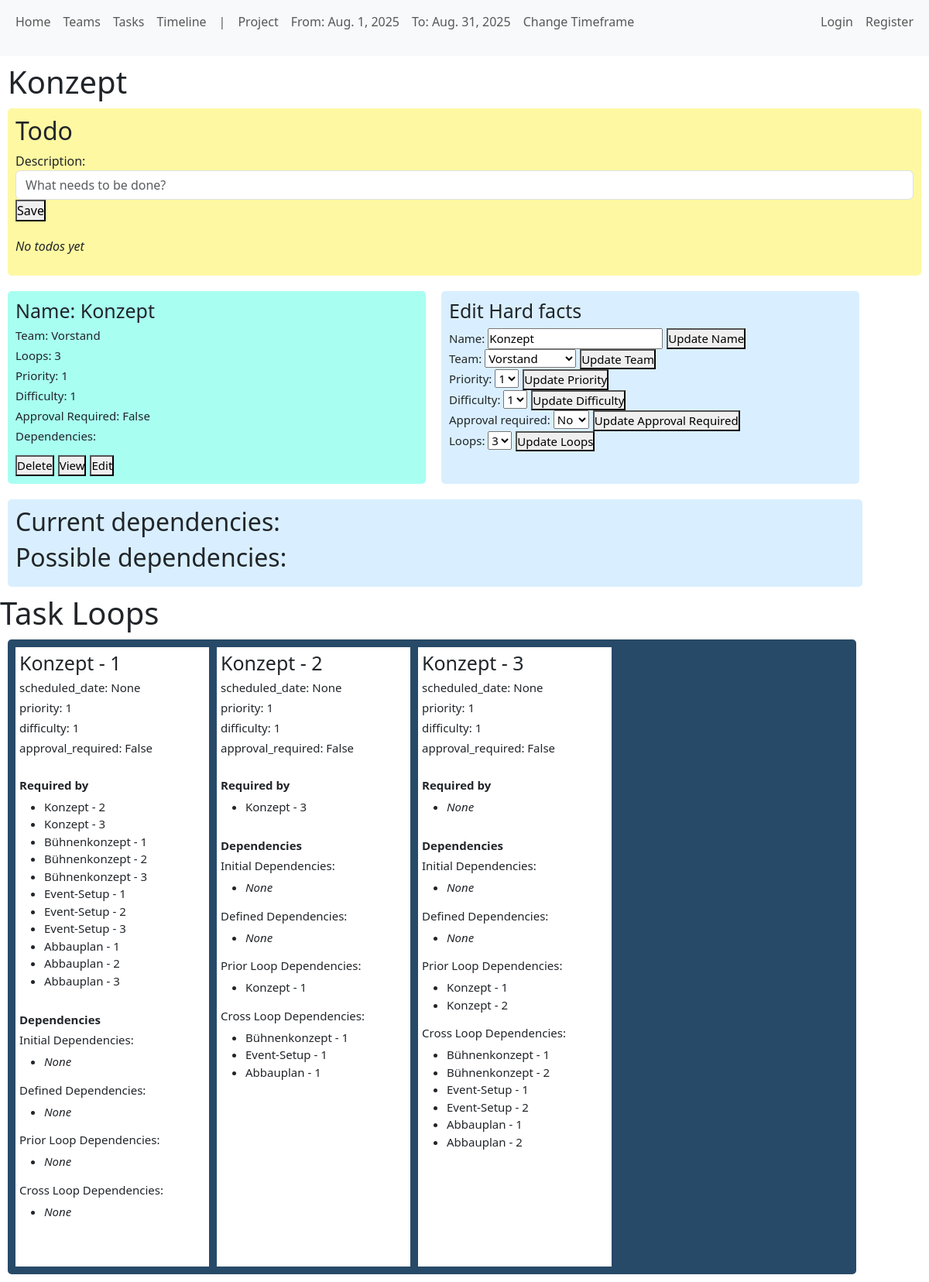
The app's page /distributor/edit_task_page/2/ with its own data.
### distributor/models.py (models this page shows)
class Project(models.Model):
    start_date = models.DateField()
    end_date = models.DateField()
    order_counter = models.IntegerField(default=0)

class Task(models.Model):
    name = models.CharField(max_length=100)
    team = models.ForeignKey(Team, on_delete=models.SET_NULL, null=True, blank=True)
    loops = models.IntegerField(default=0)
    priority = models.IntegerField(default=0)
    difficulty = models.IntegerField(default=0)
    approval_required = models.BooleanField(default=False)
    initial_dependencies = models.ManyToManyField("self",
                                                  symmetrical=False,
                                                  blank=True,
                                                  related_name="required_by")
    def __str__(self):
        return self.name

class TaskLoop(models.Model):
    task = models.ForeignKey(Task, on_delete=models.CASCADE)
    loop_index = models.IntegerField(default=1)
    scheduled_date = models.DateField(null=True, blank=True)
    priority = models.IntegerField(default=0)
    difficulty = models.IntegerField(default=0)
    approval_required = models.BooleanField(default=False)
    order_number = models.IntegerField(null=True, blank=True)
    is_scheduled = models.BooleanField(default=False)
    magnitude = models.FloatField(default=0)
    def __str__(self):
        return f"{self.task} - {self.loop_index}"

### users/models.py (models this page shows)
class Team(models.Model):
    name = models.CharField(max_length=100)
    color = models.CharField(max_length=7, default="#FFFFFF")
    schedule_flag = models.BooleanField(default=False)
    def __str__(self):
        return self.name

### distributor/views.py (the view)
# urls.py: path('edit_task_page/<int:id>/', views.edit_task_page, name='edit_task_page'),
def edit_task_page(request, id):
    task = Task.objects.get(pk=id)
    task_name_update_form = TaskNameUpdateForm(instance=task)
    task_team_update_form = TaskTeamUpdateForm(instance=task)
    task_loop_update_form = TaskLoopUpdateForm(instance=task)
    task_priorty_update_form = TaskPriorityUpdateForm(instance=task)
    task_difficulty_update_form = TaskDifficultyUpdateForm(instance=task)
    task_approval_required_update_form = TaskApprovalRequiredUpdateForm(instance=task)
    todo_form = TodoCreateForm()
    todo_done_form = TodoDoneForm()
    context = {
        'task': task,
        'task_name_update_form': task_name_update_form,
        'task_team_update_form': task_team_update_form,
        'task_loop_update_form': task_loop_update_form,
        'task_priorty_update_form': task_priorty_update_form,
        'task_difficulty_update_form': task_difficulty_update_form,
        'task_approval_required_update_form': task_approval_required_update_form,
        'todo_form': todo_form,
        'todo_done_form': todo_done_form,
    }
    return render(request, 'distributor/edit_task_page.html', context)

### distributor/forms.py
class ProjectTimeframeForm(forms.ModelForm):
    class Meta:
        model = Project
        fields = ["start_date", "end_date"]
        widgets = {
            'start_date': forms.DateInput(attrs={'id': 'start_date_input_project', 'placeholder': 'Start Date', 'type': 'date'}),
            'end_date': forms.DateInput(attrs={'id': 'end_date_input_project', 'placeholder': 'End Date', 'type': 'date'})
        }

class TaskNameUpdateForm(forms.ModelForm):
    class Meta:
        model = Task
        fields = ["name"]
        widgets = {
            'name': forms.TextInput(attrs={'id': 'name_input_task', 'placeholder': 'Task Name'}),
        }

### distributor/context_processors.py (called while the page is built)
def global_project_timeframe_form(request):
    return {
        "global_project_timeframe_form": ProjectTimeframeForm(),
    }

def global_project_timeframe(request):
    project_time_frame = Project.objects.first()
    if project_time_frame:
        return {
            "global_project_timeframe": project_time_frame,
        }
    else:
        return {
            "global_project_timeframe": 'No values picked yet',
        }

### distributor/templatetags/custom_tags.py (called while the page is built)
@register.inclusion_tag('components/view_task.html')
def view_task(task_id):
    task = Task.objects.get(pk=task_id)
    return {'task': task}

@register.inclusion_tag('components/update_dependencies.html')
def update_dependencies(task_id):
    task = Task.objects.get(pk=task_id)
    possible_deps = get_valid_possible_dependencies(task)
    return {
        'task': task,
        'possible_deps': possible_deps
    }

@register.inclusion_tag('components/comp_show_all_task_loop_objects_of_one_task_loop.html')
def comp_show_all_task_loop_objects_of_one_task_loop(task_id):
    task = Task.objects.get(pk=task_id)
    task_loop_objects = task.taskloop_set.all()
    return {'task_loop_objects': task_loop_objects}

@register.inclusion_tag('components/todo_component.html')
def todo_component(task):
    return {
        'task': task,
        'todo_form': TodoCreateForm,
        'todo_done_update': TodoDoneForm,
    }

### distributor/templates/distributor/edit_task_page.html (shortened to what this page needs)
{% extends "distributor/base.html" %}
{% load custom_tags %}
{% load team_tags %}
{% block content %}
 <h1 style="margin: 10px; ">{{ task }}</h1>
    {% todo_component task %}
    <div class="edit_task_form_temp">
    {% view_task task.id %}
    {% edit_task_comp task.id %}
    </div>
    {% update_dependencies task.id %}
        {% comp_show_all_task_loop_objects_of_one_task_loop task.id %}
{% endblock %}

### distributor/templates/distributor/base.html (shortened to what this page needs)
{% load static %}
<!DOCTYPE html>
<html lang="en">
<head>
    <link href="https://cdn.jsdelivr.net/npm/bootstrap@5.3.7/dist/css/bootstrap.min.css" rel="stylesheet"
>
    <link rel="stylesheet" href="{% static 'css/style.css' %}">
</head>
<body>
<header>
    <nav class="navbar navbar-expand-lg bg-body-tertiary">
        <div class="container-fluid">
            <div class="collapse navbar-collapse" id="navbarNav">
                <ul class="navbar-nav">
                    <div class="internal_navbar_container">
                        <div class="common_links_base_navbar">
                            <li>
                                <a class="nav-link" href='{% url 'home' %}'>Home</a>
                            </li>
                            <li class="nav-item">
                                <a class="nav-link" href="{% url 'teams' %}">Teams</a>
                            </li>
                            <li class="nav-item">
                                <a class="nav-link" href="{% url 'tasks' %}">Tasks</a>
                            </li>
                            <li class="nav-item">
                                <a class="nav-link" href="{% url 'timeline' %}">Timeline</a>
                            </li>
                            <div class="timeframe_information_navbar">
                            <li>
                                <p id="hide_on_navbar_media_query" class="nav-link">|</p>
                            </li>
                            <li>
                                <p class="nav-link">Project</p>
                            </li>
                            <li>
                                <p class="nav-link">From: {{ global_project_timeframe.start_date }}</p>
                            </li>
                            <li>
                                <p class="nav-link">To: {{ global_project_timeframe.end_date }}</p>
                            </li>
                            <li>
                                <a class="nav-link" href="{% url 'change_project_page' %}">Change Timeframe</a>
                            </li>
                            </div>
                        </div>
                        <div class="user_view">
                            {% if user.is_authenticated %}
                                <a class="nav-link" href="">Logout</a>
                            {% else %}
                                <a class="nav-link" href="{% url 'login_view' %}">Login</a>
                                <a class="nav-link" href="{% url 'register_view' %}">Register</a>
                            {% endif %}
                        </div>
                    </div>
                </ul>
            </div>
        </div>
    </nav>
</header>
<main>
    {% block content %}
    {% endblock %}
</main>
</body>
</html>

### distributor/templates/components/view_task.html (shortened to what this page needs)
<div style="background-color: {{ task.team.color }}" class="view_task_container">
    <h1>Name: {{ task.name }}</h1>
    <h2>Team: {{ task.team }}</h2>
    <h2>Loops: {{ task.loops }}</h2>
    <h2>Priority: {{ task.priority }}</h2>
    <h2>Difficulty: {{ task.difficulty }}</h2>
    <h2>Approval Required: {{ task.approval_required }}</h2>
    <h3>Dependencies: </h3>
    <div class="task_essential_buttons_container">
        <form method="POST" action="{% url 'delete_task' task.id %}">
            <button class="task_essential_button" type="submit">Delete</button>
        </form>
        <form method="GET" action="{% url 'display_task' task.id %}">
            <button class="task_essential_button" type="submit">View</button>
        </form>
        <form method="POST" action="{% url 'edit_task_page' task.id %}">
            <button class="task_essential_button" type="submit">Edit</button>
        </form>
    </div>
</div>

### distributor/templates/components/edit_task_comp.html (shortened to what this page needs)
<div class="edit_task_form_comp">
    <h1>Edit Hard facts</h1>
    <form class="task_update_form_container" method="POST" action="{% url 'task_name_update' task.id %}">
        {{ task_name_update_form }}
        <button>Update Name</button>
    </form>
    <form class="task_update_form_container" method="POST" action="{% url 'task_team_update' task.id %}">
        {{ task_team_update_form }}
        <button>Update Team</button>
    </form>
    <form class="task_update_form_container" method="POST" action="{% url 'task_priority_update' task.id %}">
        {{ task_priorty_update_form }}
        <button>Update Priority</button>
    </form>
    <form class="task_update_form_container" method="POST" action="{% url 'task_difficulty_update' task.id %}">
        {{ task_difficulty_update_form }}
        <button>Update Difficulty</button>
    </form>
    <form class="task_update_form_container" method="POST" action="{% url 'task_approval_required_update' task.id %}">
        {{ task_approval_required_update_form }}
        <button>Update Approval Required</button>
    </form>
    <form class="task_update_form_container" method="POST" action="{% url 'task_loops_update' task.id %}">
        {{ task_loop_update_form }}
        <button>Update Loops</button>
    </form>
</div>

### distributor/templates/components/comp_show_all_task_loop_objects_of_one_task_loop.html
{% load custom_tags %}
<h1>Task Loops</h1>
<div class="task_loop_objects_for_task_container">
    <div class="all_task_loop_objects">
        {% for task_loop_object in task_loop_objects %}
            <div class="task_loop_object_listing">
                {% comp_display_task_loop_object task_loop_object.id %}
            </div>
        {% endfor %}
    </div>
</div>

### distributor/templates/components/comp_display_task_loop_object.html
<h1>{{ task_loop_object }}</h1>
<h3>scheduled_date: {{ task_loop_object.scheduled_date }}</h3>
<h3>priority: {{ task_loop_object.priority }}</h3>
<h3>difficulty: {{ task_loop_object.difficulty }}</h3>
<h3>approval_required: {{ task_loop_object.approval_required }}</h3>
<h2 style="font-weight: bold">Required by</h2>
<ul>
    {% for item in required_by %}
        <li>{{ item }}</li>
    {% empty %}
        <li><i>None</i></li>
    {% endfor %}
</ul>
<h2 style="font-weight: bold">Dependencies</h2>
<h3>Initial Dependencies:</h3>
<ul>
    {% for item in initial_dependencies %}
        <li>{{ item }}</li>
    {% empty %}
        <li><i>None</i></li>
    {% endfor %}
</ul>
<h3>Defined Dependencies:</h3>
<ul>
    {% for item in defined_deps %}
        <li>{{ item }}</li>
    {% empty %}
        <li><i>None</i></li>
    {% endfor %}
</ul>
<h3>Prior Loop Dependencies:</h3>
<ul>
    {% for item in prior_loop_deps %}
        <li>{{ item }}</li>
    {% empty %}
        <li><i>None</i></li>
    {% endfor %}
</ul>
<h3>Cross Loop Dependencies:</h3>
<ul>
    {% for item in cross_loop_deps %}
        <li>{{ item }}</li>
    {% empty %}
        <li><i>None</i></li>
    {% endfor %}
</ul>

### distributor/static/css/style.css (style rules this page uses)
* { padding: 0; margin: 0 }
body { min-height: 200vh; }
.all_task_loop_objects * { font-size: 15px; }
.all_task_loop_objects h1 { font-size: 25px; }
.all_task_loop_objects h2 { margin-top: 30px; }
.all_task_loop_objects { background-color: #274a68; margin: 10px; padding: 10px; display: flex; gap: 10px; overflow-x: auto; max-width: 100%; border-radius: 5px; }
.task_loop_object_listing { height: 800px; width: 250px; background-color: white; padding: 5px; flex-shrink: 0; overflow-y: auto; }
.task_loop_objects_for_task_container { width: 93vw; border-radius: 5px; }
.task_essential_buttons_container { display: flex; gap: 5px; }
.task_update_form_container { display: flex; gap: 5px; }
.view_task_container { margin: 10px; padding: 10px; border-radius: 5px; }
.view_task_container * { font-size: 15px; }
.view_task_container h1 { font-size: 25px; }
.edit_task_form_temp { display: flex; }
.edit_task_form_temp > * { width: 45vw !important; }
.edit_task_form_comp { background-color: #d9efff; margin: 10px; padding: 10px; border-radius: 5px; }
.edit_task_form_comp * { font-size: 15px; }
.edit_task_form_comp h1 { font-size: 25px; }
.navbar-nav { width: 100% !important; }
.internal_navbar_container { display: flex; justify-content: space-between; width: 100% }
.timeframe_information_navbar { display: flex; }
.common_links_base_navbar { display: flex; }
.user_view { display: flex; }

### records on screen
Project: start_date "Aug. 1, 2025", end_date "Aug. 31, 2025"
Task: name "Konzept", team "Vorstand", loops "3", priority "1", difficulty "1", approval_required "False", approval_required "No"
TaskLoop: task+loop_index "Konzept - 1", scheduled_date "None", priority "1", difficulty "1", approval_required "False"
TaskLoop: task+loop_index "Konzept - 2", scheduled_date "None", priority "1", difficulty "1", approval_required "False"
TaskLoop: task+loop_index "Konzept - 3", scheduled_date "None", priority "1", difficulty "1", approval_required "False"
TaskLoop: task+loop_index "Bühnenkonzept - 1"
TaskLoop: task+loop_index "Bühnenkonzept - 2"
TaskLoop: task+loop_index "Bühnenkonzept - 3"
TaskLoop: task+loop_index "Event-Setup - 1"
TaskLoop: task+loop_index "Event-Setup - 2"
TaskLoop: task+loop_index "Event-Setup - 3"
TaskLoop: task+loop_index "Abbauplan - 1"
TaskLoop: task+loop_index "Abbauplan - 2"
TaskLoop: task+loop_index "Abbauplan - 3"

### other values on screen
{{ todo_form.description.label_tag }} "Description:"
